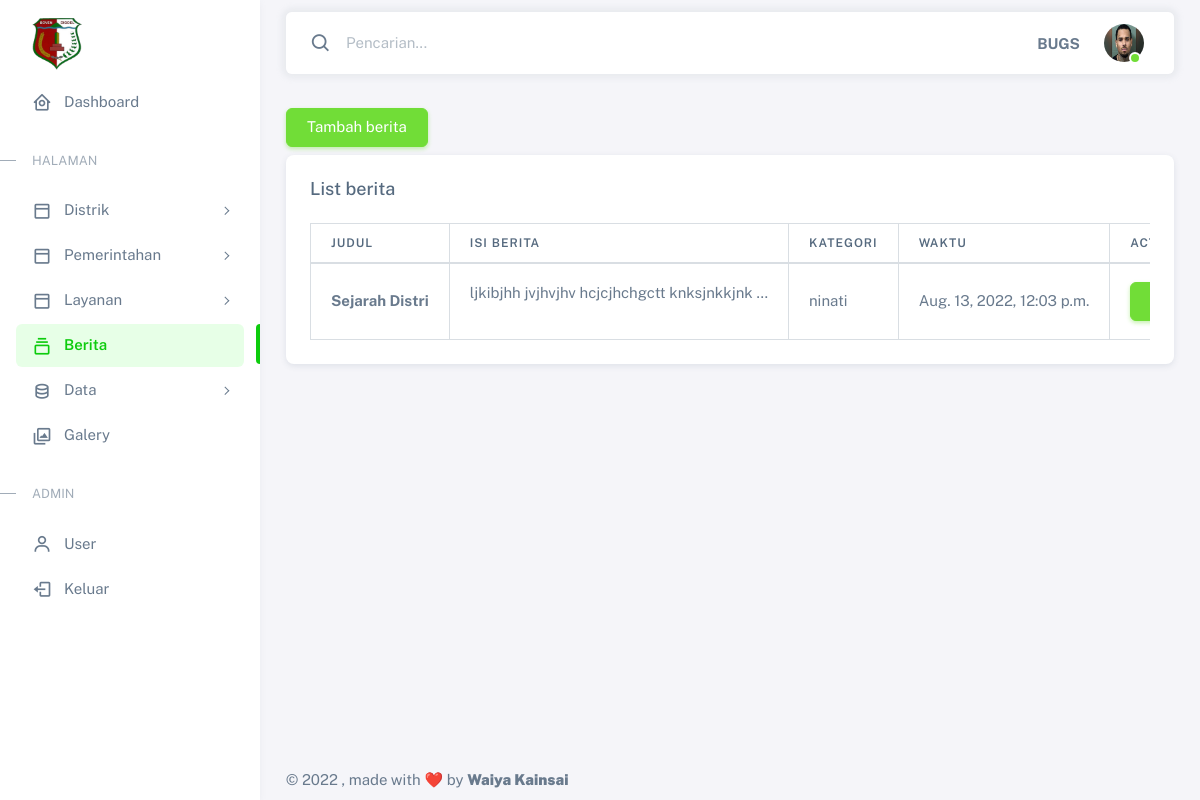
The app's page /panel/berita/ (signed in) with its own data.
### panel/models.py (models this page shows)
class UserProfile(models.Model):
    user = models.OneToOneField(User, on_delete=models.CASCADE)
    first_name = models.CharField(max_length=100, null=True)
    last_name = models.CharField(max_length=100, null=True)
    phone = models.IntegerField(null=True)
    foto = models.ImageField(blank=True, null=True, upload_to="image/")

### berita/models.py (models this page shows, shortened)
class Berita(models.Model):
    judul = models.CharField(max_length=100)
    body = RichTextField(blank=True, null=True)
    category = models.CharField(max_length=100)
    publish = models.DateTimeField(auto_now_add=True)
    update = models.DateTimeField(auto_now=True)
    gambar = models.ImageField(blank=True, null=True, upload_to="image/")
    slug = models.SlugField(blank=True,editable=False)

### panel/views.py (the view)
# urls.py: path('berita/',views.berita, name='berita'),
@login_required(login_url='panel:login')
def berita(request):
    groupcheck = Group.objects.get(name= 'admin')
    berita = Berita.objects.all().order_by('-update')
    context = {
        'title' : 'Panel | List Berita',
        'judul' : 'List berita',
        'berita': berita,
        'groupcheck': groupcheck,
    }
    return render(request, 'panel/berita.html', context)

### templates/panel/berita.html (shortened to what this page needs)
{% extends '../adminbase.html' %}
{% load static %}
{% block content %}
<div>
  <a href="{% url 'panel:addberita' %}" class="btn btn-success my-2">Tambah berita</a>
  <div class="card">
        <h5 class="card-header">{{ judul }}</h5>
        <div class="card-body">
            <div class="table-responsive text-nowrap">
                <table class="table table-bordered">
                  <thead>
                    <tr>
                      <th>Judul</th>
                      <th>Isi Berita</th>
                      <th>Kategori</th>
                      <th>Waktu</th>
                      <th>Actions</th>
                    </tr>
                  </thead>
                  <tbody>
                    {% if berita %}
                      {% for berita in berita %}
                      <tr>
                        <td>
                          <a href="/" target="_blank" style="color: #697a8d;"><strong>{{berita.judul|truncatewords_html:3}}</strong></a>
                        </td>
                        <td>{{berita.body|safe|truncatewords_html:4}}</td>
                        <td>{{berita.category}}</td>
                        <td>{{berita.update}}</td>
                        <td>
                          <a href="{% url 'panel:updateberita' berita.id %}" class="btn btn-success my-2">Edit</a>
                        </td>
                      </tr>
                      {% endfor %}
                    {% endif %}
                  </tbody>
                </table>
              </div>
        </div>
    </div>
</div>
{% endblock content %}

### templates/adminbase.html (shortened to what this page needs)
{% load static %}
<!DOCTYPE html>
<html
  lang="en"
  class="light-style layout-menu-fixed"
  dir="ltr"
  data-theme="theme-default"
  data-assets-path="../assets/"
  data-template="vertical-menu-template-free"
>
  <head>
    <link rel="stylesheet" href=" {% static 'vendor/fonts/boxicons.css' %}" />
    <link rel="stylesheet" href="{% static 'vendor/css/core.css' %}" class="template-customizer-core-css" />
    <link rel="stylesheet" href="{% static 'vendor/css/theme-default.css' %}" class="template-customizer-theme-css" />
    <link rel="stylesheet" href="{% static 'vendor/css/organisasi.css' %}" class="template-customizer-theme-css" />
    <link rel="stylesheet" href="{% static 'css/demo.css' %}" />
    <link rel="stylesheet" href="{% static 'vendor/libs/perfect-scrollbar/perfect-scrollbar.css' %}" />
    <link rel="stylesheet" href="{% static 'vendor/libs/apex-charts/apex-charts.css' %}" />
  </head>
  <body onload="startTime()">
    <div class="layout-wrapper layout-content-navbar">
      <div class="layout-container">
        {% include 'panel/admin_menu.html' %}
        <div class="layout-page">
          <nav
            class="layout-navbar container-xxl navbar navbar-expand-xl navbar-detached align-items-center bg-navbar-theme"
            id="layout-navbar"
          >
            <div class="navbar-nav-right d-flex align-items-center" id="navbar-collapse">
              <div class="navbar-nav align-items-center">
                <div class="nav-item d-flex align-items-center">
                  <i class="bx bx-search fs-4 lh-0"></i>
                  <input
                    type="text"
                    class="form-control border-0 shadow-none"
                    placeholder="Pencarian..."
                    aria-label="Search..."
                  />
                </div>
              </div>
              <ul class="navbar-nav flex-row align-items-center ms-auto">
                <li class="nav-item lh-1 me-3">
                  <strong >{{request.user|upper}}</strong>
                </li>
                <li class="nav-item navbar-dropdown dropdown-user dropdown">
                  <a class="nav-link dropdown-toggle hide-arrow" href="javascript:void(0);" data-bs-toggle="dropdown">
                    <div class="avatar avatar-online">
                      {% if request.user.userprofile.foto %}
                      <img src="{{ request.user.userprofile.foto.url }}" alt class="w-px-40 h-saja rounded-circle" />
                      {% else %}
                      <img src="{% static 'img/user_blank.png' %}" alt class="w-px-40 h-auto rounded-circle" />
                      {% endif %}
                    </div>
                  </a>
                </li>
              </ul>
            </div>
          </nav>
          <div class="content-wrapper">
            <div class="container-xxl flex-grow-1 container-p-y">
            {% block content %}
            {% endblock content %}
            </div>
            <footer class="content-footer footer bg-footer-theme">
              <div class="container-xxl d-flex flex-wrap justify-content-between py-2 flex-md-row flex-column">
                <div class="mb-2 mb-md-0">
                  ©
                  , made with ❤️ by
                  <a href="#" target="_blank" class="footer-link fw-bolder">Waiya Kainsai</a>
                </div>
              </div>
            </footer>
          </div>
        </div>
      </div>
    </div>
  </body>
</html>

### records on screen
Berita: judul "Sejarah Distri", body "ljkibjhh jvjhvjhv hcjcjhchgctt knksjnkkjnk …", category "ninati", update "Aug. 13, 2022, 12:03 p.m."

### other values on screen
{{ request.user|upper }} "BUGS"
{{ judul }} "List berita"
